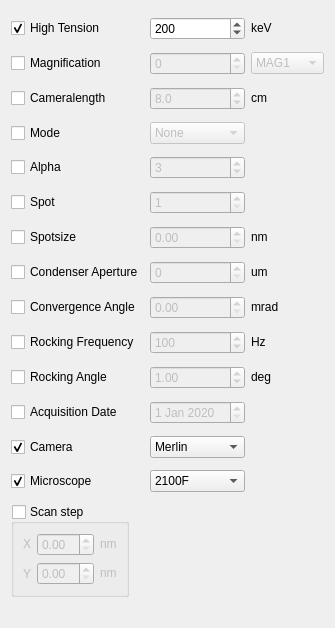
                 <widget class="QWidget" name="scrollAreaWidgetContents">
                  <property name="geometry">
                   <rect>
                    <x>0</x>
                    <y>0</y>
                    <width>278</width>
                    <height>628</height>
                   </rect>
                  </property>
                  <layout class="QGridLayout" name="gridLayout_4">
                   <item row="7" column="1">
                    <widget class="QSpinBox" name="condenserApertureSpinBox">
                     <property name="enabled">
                      <bool>false</bool>
                     </property>
                     <property name="sizePolicy">
                      <sizepolicy hsizetype="Preferred" vsizetype="Preferred">
                       <horstretch>0</horstretch>
                       <verstretch>0</verstretch>
                      </sizepolicy>
                     </property>
                    </widget>
                   </item>
                   <item row="11" column="0">
                    <widget class="QCheckBox" name="acquisitionDateCheckBox">
                     <property name="text">
                      <string>Acquisition Date</string>
                     </property>
                    </widget>
                   </item>
                   <item row="0" column="1">
                    <widget class="QDoubleSpinBox" name="highTensionSpinBox">
                     <property name="enabled">
                      <bool>true</bool>
                     </property>
                     <property name="sizePolicy">
                      <sizepolicy hsizetype="Preferred" vsizetype="Preferred">
                       <horstretch>0</horstretch>
                       <verstretch>0</verstretch>
                      </sizepolicy>
                     </property>
                     <property name="decimals">
                      <number>0</number>
                     </property>
                     <property name="minimum">
                      <double>0.000000000000000</double>
                     </property>
                     <property name="maximum">
                      <double>300.000000000000000</double>
                     </property>
                     <property name="singleStep">
                      <double>10.000000000000000</double>
                     </property>
                     <property name="value">
                      <double>200.000000000000000</double>
                     </property>
                    </widget>
                   </item>
                   <item row="12" column="0">
                    <widget class="QCheckBox" name="cameraCheckBox">
                     <property name="text">
                      <string>Camera</string>
                     </property>
                     <property name="checked">
                      <bool>true</bool>
                     </property>
                    </widget>
                   </item>
                   <item row="13" column="1">
                    <widget class="QComboBox" name="microscopeComboBox">
                     <property name="enabled">
                      <bool>true</bool>
                     </property>
                     <property name="currentIndex">
                      <number>1</number>
                     </property>
                     <item>
                      <property name="text">
                       <string>ARM200F</string>
                      </property>
                     </item>
                     <item>
                      <property name="text">
                       <string>2100F</string>
                      </property>
                     </item>
                     <item>
                      <property name="text">
                       <string>2100</string>
                      </property>
                     </item>
                    </widget>
                   </item>
                   <item row="3" column="1">
                    <widget class="QComboBox" name="modeSelector">
                     <property name="enabled">
                      <bool>false</bool>
                     </property>
                     <property name="sizePolicy">
                      <sizepolicy hsizetype="Preferred" vsizetype="Preferred">
                       <horstretch>0</horstretch>
                       <verstretch>0</verstretch>
                      </sizepolicy>
                     </property>
                     <item>
                      <property name="text">
                       <string>None</string>
                      </property>
                     </item>
                     <item>
                      <property name="text">
                       <string>STEM</string>
                      </property>
                     </item>
                     <item>
                      <property name="text">
                       <string>TEM</string>
                      </property>
                     </item>
                     <item>
                      <property name="text">
                       <string>NBD</string>
                      </property>
                     </item>
                     <item>
                      <property name="text">
                       <string>CBD</string>
                      </property>
                     </item>
                    </widget>
                   </item>
                   <item row="9" column="2">
                    <widget class="QLabel" name="label_25">
                     <property name="sizePolicy">
                      <sizepolicy hsizetype="Fixed" vsizetype="Maximum">
                       <horstretch>0</horstretch>
                       <verstretch>0</verstretch>
                      </sizepolicy>
                     </property>
                     <property name="text">
                      <string>Hz</string>
                     </property>
                    </widget>
                   </item>
                   <item row="5" column="0">
                    <widget class="QCheckBox" name="spotCheckBox">
                     <property name="text">
                      <string>Spot</string>
                     </property>
                    </widget>
                   </item>
                   <item row="2" column="0">
                    <widget class="QCheckBox" name="cameraLengthCheckBox">
                     <property name="text">
                      <string>Cameralength</string>
                     </property>
                    </widget>
                   </item>
                   <item row="3" column="0">
                    <widget class="QCheckBox" name="modeCheckBox">
                     <property name="text">
                      <string>Mode</string>
                     </property>
                    </widget>
                   </item>
                   <item row="11" column="1">
                    <widget class="QDateEdit" name="acquisitionDate">
                     <property name="enabled">
                      <bool>false</bool>
                     </property>
                     <property name="sizePolicy">
                      <sizepolicy hsizetype="Preferred" vsizetype="Preferred">
                       <horstretch>0</horstretch>
                       <verstretch>0</verstretch>
                      </sizepolicy>
                     </property>
                     <property name="date">
                      <date>
                       <year>2020</year>
                       <month>1</month>
                       <day>1</day>
                      </date>
                     </property>
                    </widget>
                   </item>
                   <item row="1" column="1">
                    <widget class="QSpinBox" name="magnificationSpinBox">
                     <property name="enabled">
                      <bool>false</bool>
                     </property>
                     <property name="sizePolicy">
                      <sizepolicy hsizetype="Preferred" vsizetype="Preferred">
                       <horstretch>0</horstretch>
                       <verstretch>0</verstretch>
                      </sizepolicy>
                     </property>
                     <property name="minimum">
                      <number>0</number>
                     </property>
                     <property name="maximum">
                      <number>2000000</number>
                     </property>
                     <property name="singleStep">
                      <number>1000</number>
                     </property>
                     <property name="value">
                      <number>0</number>
                     </property>
                    </widget>
                   </item>
                   <item row="12" column="1">
                    <widget class="QComboBox" name="cameraComboBox">
                     <property name="enabled">
                      <bool>true</bool>
                     </property>
                     <item>
                      <property name="text">
                       <string>Merlin</string>
                      </property>
                     </item>
                     <item>
                      <property name="text">
                       <string>US1000 1</string>
                      </property>
                     </item>
                    </widget>
                   </item>
                   <item row="0" column="2">
                    <widget class="QLabel" name="label_21">
                     <property name="sizePolicy">
                      <sizepolicy hsizetype="Maximum" vsizetype="Maximum">
                       <horstretch>0</horstretch>
                       <verstretch>0</verstretch>
                      </sizepolicy>
                     </property>
                     <property name="text">
                      <string>keV</string>
                     </property>
                    </widget>
                   </item>
                   <item row="8" column="1">
                    <widget class="QDoubleSpinBox" name="convergenceAngleSpinBox">
                     <property name="enabled">
                      <bool>false</bool>
                     </property>
                     <property name="sizePolicy">
                      <sizepolicy hsizetype="Preferred" vsizetype="Preferred">
                       <horstretch>0</horstretch>
                       <verstretch>0</verstretch>
                      </sizepolicy>
                     </property>
                     <property name="minimum">
                      <double>0.000000000000000</double>
                     </property>
                     <property name="value">
                      <double>0.000000000000000</double>
                     </property>
                    </widget>
                   </item>
                   <item row="9" column="0">
                    <widget class="QCheckBox" name="precessionFrequencyCheckBox">
                     <property name="text">
                      <string>Rocking Frequency</string>
                     </property>
                    </widget>
                   </item>
                   <item row="4" column="0">
                    <widget class="QCheckBox" name="alphaCheckBox">
                     <property name="text">
                      <string>Alpha</string>
                     </property>
                    </widget>
                   </item>
                   <item row="13" column="0">
                    <widget class="QCheckBox" name="microscopeCheckBox">
                     <property name="text">
                      <string>Microscope</string>
                     </property>
                     <property name="checked">
                      <bool>true</bool>
                     </property>
                    </widget>
                   </item>
                   <item row="5" column="1">
                    <widget class="QSpinBox" name="spotSpinBox">
                     <property name="enabled">
                      <bool>false</bool>
                     </property>
                     <property name="sizePolicy">
                      <sizepolicy hsizetype="Preferred" vsizetype="Preferred">
                       <horstretch>0</horstretch>
                       <verstretch>0</verstretch>
                      </sizepolicy>
                     </property>
                     <property name="minimum">
                      <number>1</number>
                     </property>
                     <property name="maximum">
                      <number>3</number>
                     </property>
                    </widget>
                   </item>
                   <item row="6" column="1">
                    <widget class="QDoubleSpinBox" name="spotSizeSpinBox">
                     <property name="enabled">
                      <bool>false</bool>
                     </property>
                     <property name="sizePolicy">
                      <sizepolicy hsizetype="Preferred" vsizetype="Preferred">
                       <horstretch>0</horstretch>
                       <verstretch>0</verstretch>
                      </sizepolicy>
                     </property>
                     <property name="singleStep">
                      <double>0.100000000000000</double>
                     </property>
                    </widget>
                   </item>
                   <item row="4" column="1">
                    <widget class="QSpinBox" name="alphaSpinBox">
                     <property name="enabled">
                      <bool>false</bool>
                     </property>
                     <property name="sizePolicy">
                      <sizepolicy hsizetype="Preferred" vsizetype="Preferred">
                       <horstretch>0</horstretch>
                       <verstretch>0</verstretch>
                      </sizepolicy>
                     </property>
                     <property name="minimum">
                      <number>1</number>
                     </property>
                     <property name="maximum">
                      <number>5</number>
                     </property>
                     <property name="value">
                      <number>3</number>
                     </property>
                    </widget>
                   </item>
                   <item row="8" column="2">
                    <widget class="QLabel" name="label_23">
                     <property name="sizePolicy">
                      <sizepolicy hsizetype="Maximum" vsizetype="Maximum">
                       <horstretch>0</horstretch>
                       <verstretch>0</verstretch>
                      </sizepolicy>
                     </property>
                     <property name="text">
                      <string>mrad</string>
                     </property>
                    </widget>
                   </item>
                   <item row="7" column="2">
                    <widget class="QLabel" name="label_20">
                     <property name="sizePolicy">
                      <sizepolicy hsizetype="Maximum" vsizetype="Maximum">
                       <horstretch>0</horstretch>
                       <verstretch>0</verstretch>
                      </sizepolicy>
                     </property>
                     <property name="text">
                      <string>um</string>
                     </property>
                    </widget>
                   </item>
                   <item row="0" column="0">
                    <widget class="QCheckBox" name="highTensionCheckBox">
                     <property name="enabled">
                      <bool>true</bool>
                     </property>
                     <property name="sizePolicy">
                      <sizepolicy hsizetype="Maximum" vsizetype="Fixed">
                       <horstretch>0</horstretch>
                       <verstretch>0</verstretch>
                      </sizepolicy>
                     </property>
                     <property name="text">
                      <string>High Tension</string>
                     </property>
                     <property name="checked">
                      <bool>true</bool>
                     </property>
                    </widget>
                   </item>
                   <item row="2" column="1">
                    <widget class="QDoubleSpinBox" name="cameraLengthSpinBox">
                     <property name="enabled">
                      <bool>false</bool>
                     </property>
                     <property name="sizePolicy">
                      <sizepolicy hsizetype="Preferred" vsizetype="Preferred">
                       <horstretch>0</horstretch>
                       <verstretch>0</verstretch>
                      </sizepolicy>
                     </property>
                     <property name="decimals">
                      <number>1</number>
                     </property>
                     <property name="minimum">
                      <double>0.000000000000000</double>
                     </property>
                     <property name="maximum">
                      <double>999.000000000000000</double>
                     </property>
                     <property name="value">
                      <double>8.000000000000000</double>
                     </property>
                    </widget>
                   </item>
                   <item row="10" column="2">
                    <widget class="QLabel" name="label_19">
                     <property name="sizePolicy">
                      <sizepolicy hsizetype="Maximum" vsizetype="Maximum">
                       <horstretch>0</horstretch>
                       <verstretch>0</verstretch>
                      </sizepolicy>
                     </property>
                     <property name="text">
                      <string>deg</string>
                     </property>
                    </widget>
                   </item>
                   <item row="6" column="2">
                    <widget class="QLabel" name="label_24">
                     <property name="sizePolicy">
                      <sizepolicy hsizetype="Maximum" vsizetype="Maximum">
                       <horstretch>0</horstretch>
                       <verstretch>0</verstretch>
                      </sizepolicy>
                     </property>
                     <property name="text">
                      <string>nm</string>
                     </property>
                    </widget>
                   </item>
                   <item row="8" column="0">
                    <widget class="QCheckBox" name="convergenceAngleCheckBox">
                     <property name="text">
                      <string>Convergence Angle</string>
                     </property>
                    </widget>
                   </item>
                   <item row="1" column="0">
                    <widget class="QCheckBox" name="magnificationCheckBox">
                     <property name="text">
                      <string>Magnification</string>
                     </property>
                    </widget>
                   </item>
                   <item row="1" column="2">
                    <widget class="QComboBox" name="magnificationSelector">
                     <property name="enabled">
                      <bool>false</bool>
                     </property>
                     <property name="sizePolicy">
                      <sizepolicy hsizetype="Maximum" vsizetype="Fixed">
                       <horstretch>0</horstretch>
                       <verstretch>0</verstretch>
                      </sizepolicy>
                     </property>
                     <item>
                      <property name="text">
                       <string>MAG1</string>
                      </property>
                     </item>
                     <item>
                      <property name="text">
                       <string>SAMAG</string>
                      </property>
                     </item>
                    </widget>
                   </item>
                   <item row="9" column="1">
                    <widget class="QDoubleSpinBox" name="precessionFrequencySpinBox">
                     <property name="enabled">
                      <bool>false</bool>
                     </property>
                     <property name="sizePolicy">
                      <sizepolicy hsizetype="Preferred" vsizetype="Preferred">
                       <horstretch>0</horstretch>
                       <verstretch>0</verstretch>
                      </sizepolicy>
                     </property>
                     <property name="decimals">
                      <number>0</number>
                     </property>
                     <property name="minimum">
                      <double>0.000000000000000</double>
                     </property>
                     <property name="maximum">
                      <double>1000.000000000000000</double>
                     </property>
                     <property name="value">
                      <double>100.000000000000000</double>
                     </property>
                    </widget>
                   </item>
                   <item row="10" column="1">
                    <widget class="QDoubleSpinBox" name="precessionAngleSpinBox">
                     <property name="enabled">
                      <bool>false</bool>
                     </property>
                     <property name="sizePolicy">
                      <sizepolicy hsizetype="Preferred" vsizetype="Preferred">
                       <horstretch>0</horstretch>
                       <verstretch>0</verstretch>
                      </sizepolicy>
                     </property>
                     <property name="minimum">
                      <double>0.000000000000000</double>
                     </property>
                     <property name="maximum">
                      <double>10.000000000000000</double>
                     </property>
                     <property name="singleStep">
                      <double>0.100000000000000</double>
                     </property>
                     <property name="value">
                      <double>1.000000000000000</double>
                     </property>
                    </widget>
                   </item>
                   <item row="6" column="0">
                    <widget class="QCheckBox" name="spotSizeCheckBox">
                     <property name="text">
                      <string>Spotsize</string>
                     </property>
                    </widget>
                   </item>
                   <item row="7" column="0">
                    <widget class="QCheckBox" name="condenserApertureCheckBox">
                     <property name="text">
                      <string>Condenser Aperture</string>
                     </property>
                    </widget>
                   </item>
                   <item row="10" column="0">
                    <widget class="QCheckBox" name="precessionAngleCheckBox">
                     <property name="text">
                      <string>Rocking Angle</string>
                     </property>
                    </widget>
                   </item>
                   <item row="2" column="2">
                    <widget class="QLabel" name="label_22">
                     <property name="sizePolicy">
                      <sizepolicy hsizetype="Maximum" vsizetype="Maximum">
                       <horstretch>0</horstretch>
                       <verstretch>0</verstretch>
                      </sizepolicy>
                     </property>
                     <property name="text">
                      <string>cm</string>
                     </property>
                    </widget>
                   </item>
                   <item row="14" column="0">
                    <widget class="QGroupBox" name="stepGroupBox">
                     <property name="sizePolicy">
                      <sizepolicy hsizetype="Maximum" vsizetype="Maximum">
                       <horstretch>0</horstretch>
                       <verstretch>0</verstretch>
                      </sizepolicy>
                     </property>
                     <property name="title">
                      <string>Scan step</string>
                     </property>
                     <property name="checkable">
                      <bool>true</bool>
                     </property>
                     <property name="checked">
                      <bool>false</bool>
                     </property>
                     <layout class="QGridLayout" name="gridLayout_5">
                      <item row="0" column="1">
                       <widget class="QDoubleSpinBox" name="stepXSpinBox">
                        <property name="singleStep">
                         <double>0.100000000000000</double>
                        </property>
                       </widget>
                      </item>
                      <item row="0" column="2">
                       <widget class="QLabel" name="label_26">
                        <property name="sizePolicy">
                         <sizepolicy hsizetype="Maximum" vsizetype="Maximum">
                          <horstretch>0</horstretch>
                          <verstretch>0</verstretch>
                         </sizepolicy>
                        </property>
                        <property name="text">
                         <string>nm</string>
                        </property>
                       </widget>
                      </item>
                      <item row="1" column="2">
                       <widget class="QLabel" name="label_27">
                        <property name="sizePolicy">
                         <sizepolicy hsizetype="Maximum" vsizetype="Maximum">
                          <horstretch>0</horstretch>
                          <verstretch>0</verstretch>
                         </sizepolicy>
                        </property>
                        <property name="text">
                         <string>nm</string>
                        </property>
                       </widget>
                      </item>
                      <item row="1" column="1">
                       <widget class="QDoubleSpinBox" name="stepYSpinBox">
                        <property name="singleStep">
                         <double>0.100000000000000</double>
                        </property>
                       </widget>
                      </item>
                      <item row="1" column="0">
                       <widget class="QLabel" name="label_28">
                        <property name="text">
                         <string>Y</string>
                        </property>
                       </widget>
                      </item>
                      <item row="0" column="0">
                       <widget class="QLabel" name="label_29">
                        <property name="sizePolicy">
                         <sizepolicy hsizetype="Maximum" vsizetype="Maximum">
                          <horstretch>0</horstretch>
                          <verstretch>0</verstretch>
                         </sizepolicy>
                        </property>
                        <property name="text">
                         <string>X</string>
                        </property>
                       </widget>
                      </item>
                     </layout>
                    </widget>
                   </item>
                  </layout>
                 </widget>
